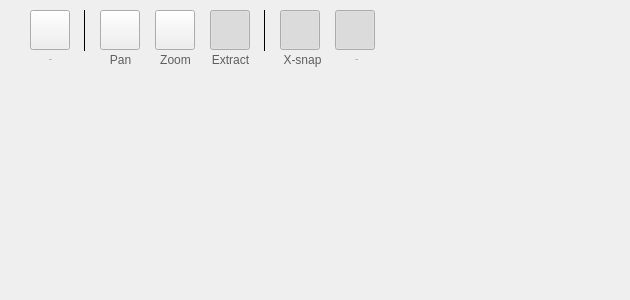
        <widget class="MplFigureCanvas" name="mplFigureCanvas">
         <property name="sizePolicy">
          <sizepolicy hsizetype="Expanding" vsizetype="Expanding">
           <horstretch>0</horstretch>
           <verstretch>0</verstretch>
          </sizepolicy>
         </property>
         <property name="minimumSize">
          <size>
           <width>550</width>
           <height>300</height>
          </size>
         </property>
         <property name="maximumSize">
          <size>
           <width>16777215</width>
           <height>16777215</height>
          </size>
         </property>
         <property name="styleSheet">
          <string notr="true">background-color: rgb(255, 255, 255);

QToolTip {
	color: #1e1e1e;
	background-color: rgba(255, 255, 255, 160);
	border: 1px solid rgb(200, 200, 200);
	border-radius: 2px;
}
</string>
         </property>
         <property name="lineWidth">
          <number>0</number>
         </property>
         <widget class="MplNavButtons" name="mplFigureButtons" native="true">
          <property name="geometry">
           <rect>
            <x>0</x>
            <y>0</y>
            <width>621</width>
            <height>60</height>
           </rect>
          </property>
          <property name="autoFillBackground">
           <bool>false</bool>
          </property>
          <property name="styleSheet">
           <string notr="true">QFrame {
	background-color: rgb(255, 255, 255);
}

QToolTip {
	color: #1e1e1e;
	background-color: rgba(255, 255, 255, 160);
	border: 1px solid rgb(200, 200, 200);
	border-radius: 2px;
}

QPushButton {
	border: 0px solid rgb(52, 59, 72);
	border-radius: 18px;	
	background-color: rgb(93, 93, 93);
}

QPushButton:hover {
	background-color: rgb(196, 150, 250);
	border: 0px solid rgb(61, 70, 86);
}
QPushButton:pressed {	
	background-color: rgb(196, 150, 250);
	border: 0px solid rgb(43, 50, 61);
}
QPushButton:checked {	
	background-color: rgb(196, 150, 250);
	border: 0px solid rgb(43, 50, 61);
}
color: rgb(30, 30, 30);</string>
          </property>
          <widget class="QPushButton" name="resetViewButton">
           <property name="geometry">
            <rect>
             <x>30</x>
             <y>10</y>
             <width>40</width>
             <height>40</height>
            </rect>
           </property>
           <property name="toolTip">
            <string notr="true">Reset plot area</string>
           </property>
           <property name="text">
            <string/>
           </property>
           <property name="icon">
            <iconset resource="resources.qrc">
             <normaloff>:/icons/svg/cil-reload.svg</normaloff>:/icons/svg/cil-reload.svg</iconset>
           </property>
           <property name="iconSize">
            <size>
             <width>18</width>
             <height>18</height>
            </size>
           </property>
          </widget>
          <widget class="QPushButton" name="panViewButton">
           <property name="geometry">
            <rect>
             <x>100</x>
             <y>10</y>
             <width>40</width>
             <height>40</height>
            </rect>
           </property>
           <property name="cursor">
            <cursorShape>ArrowCursor</cursorShape>
           </property>
           <property name="toolTip">
            <string notr="true">Pan mode: Drag to move the canvas</string>
           </property>
           <property name="text">
            <string/>
           </property>
           <property name="icon">
            <iconset resource="resources.qrc">
             <normaloff>:/icons/svg/cil-move.svg</normaloff>:/icons/svg/cil-move.svg</iconset>
           </property>
           <property name="checkable">
            <bool>true</bool>
           </property>
           <property name="autoExclusive">
            <bool>true</bool>
           </property>
          </widget>
          <widget class="QPushButton" name="zoomViewButton">
           <property name="geometry">
            <rect>
             <x>155</x>
             <y>10</y>
             <width>40</width>
             <height>40</height>
            </rect>
           </property>
           <property name="cursor">
            <cursorShape>ArrowCursor</cursorShape>
           </property>
           <property name="toolTip">
            <string notr="true">Zoom mode: Drag to magnify a region</string>
           </property>
           <property name="text">
            <string/>
           </property>
           <property name="icon">
            <iconset resource="resources.qrc">
             <normaloff>:/icons/svg/cil-zoom.svg</normaloff>:/icons/svg/cil-zoom.svg</iconset>
           </property>
           <property name="checkable">
            <bool>true</bool>
           </property>
           <property name="autoExclusive">
            <bool>true</bool>
           </property>
          </widget>
          <widget class="QPushButton" name="horizontalSnapButton">
           <property name="geometry">
            <rect>
             <x>280</x>
             <y>10</y>
             <width>40</width>
             <height>40</height>
            </rect>
           </property>
           <property name="toolTip">
            <string notr="true">Dataset snapping: align the x-coordinates for datasets</string>
           </property>
           <property name="text">
            <string/>
           </property>
           <property name="icon">
            <iconset resource="resources.qrc">
             <normaloff>:/icons/svg/cil-lock-unlocked.svg</normaloff>
             <normalon>:/icons/svg/cil-lock-locked.svg</normalon>:/icons/svg/cil-lock-unlocked.svg</iconset>
           </property>
           <property name="checkable">
            <bool>true</bool>
           </property>
           <property name="checked">
            <bool>true</bool>
           </property>
           <property name="autoExclusive">
            <bool>false</bool>
           </property>
          </widget>
          <widget class="QPushButton" name="selectViewButton">
           <property name="geometry">
            <rect>
             <x>210</x>
             <y>10</y>
             <width>40</width>
             <height>40</height>
            </rect>
           </property>
           <property name="cursor">
            <cursorShape>ArrowCursor</cursorShape>
           </property>
           <property name="toolTip">
            <string notr="true">Extract mode: Click to extract peaks</string>
           </property>
           <property name="text">
            <string/>
           </property>
           <property name="icon">
            <iconset resource="resources.qrc">
             <normaloff>:/icons/svg/cil-location-pin.svg</normaloff>:/icons/svg/cil-location-pin.svg</iconset>
           </property>
           <property name="checkable">
            <bool>true</bool>
           </property>
           <property name="checked">
            <bool>true</bool>
           </property>
           <property name="autoExclusive">
            <bool>true</bool>
           </property>
          </widget>
          <widget class="QPushButton" name="verticalSnapButton">
           <property name="geometry">
            <rect>
             <x>335</x>
             <y>10</y>
             <width>40</width>
             <height>40</height>
            </rect>
           </property>
           <property name="toolTip">
            <string notr="true">Peak snapping: Locate the nearby peak along y axis</string>
           </property>
           <property name="text">
            <string/>
           </property>
           <property name="icon">
            <iconset resource="resources.qrc">
             <normaloff>:/icons/svg/cil-vertical-align-center.svg</normaloff>:/icons/svg/cil-vertical-align-center.svg</iconset>
           </property>
           <property name="checkable">
            <bool>true</bool>
           </property>
           <property name="checked">
            <bool>true</bool>
           </property>
           <property name="autoExclusive">
            <bool>false</bool>
           </property>
          </widget>
         </widget>
         <widget class="Line" name="line_2">
          <property name="geometry">
           <rect>
            <x>263</x>
            <y>10</y>
            <width>3</width>
            <height>41</height>
           </rect>
          </property>
          <property name="frameShadow">
           <enum>QFrame::Plain</enum>
          </property>
          <property name="lineWidth">
           <number>0</number>
          </property>
          <property name="orientation">
           <enum>Qt::Vertical</enum>
          </property>
         </widget>
         <widget class="Line" name="line_3">
          <property name="geometry">
           <rect>
            <x>83</x>
            <y>10</y>
            <width>3</width>
            <height>41</height>
           </rect>
          </property>
          <property name="frameShadow">
           <enum>QFrame::Plain</enum>
          </property>
          <property name="lineWidth">
           <number>0</number>
          </property>
          <property name="orientation">
           <enum>Qt::Vertical</enum>
          </property>
         </widget>
         <widget class="QLabel" name="label_9">
          <property name="geometry">
           <rect>
            <x>30</x>
            <y>50</y>
            <width>41</width>
            <height>20</height>
           </rect>
          </property>
          <property name="font">
           <font>
            <family>Roboto Medium</family>
            <pointsize>-1</pointsize>
            <bold>false</bold>
           </font>
          </property>
          <property name="styleSheet">
           <string notr="true">color: #5d5d5d; background-color: transparent;</string>
          </property>
          <property name="text">
           <string>Reset</string>
          </property>
          <property name="alignment">
           <set>Qt::AlignCenter</set>
          </property>
         </widget>
         <widget class="QLabel" name="label_27">
          <property name="geometry">
           <rect>
            <x>105</x>
            <y>50</y>
            <width>31</width>
            <height>20</height>
           </rect>
          </property>
          <property name="styleSheet">
           <string notr="true">color: #5d5d5d; background-color: transparent;</string>
          </property>
          <property name="text">
           <string>Pan</string>
          </property>
          <property name="alignment">
           <set>Qt::AlignCenter</set>
          </property>
         </widget>
         <widget class="QLabel" name="label_34">
          <property name="geometry">
           <rect>
            <x>155</x>
            <y>50</y>
            <width>41</width>
            <height>20</height>
           </rect>
          </property>
          <property name="styleSheet">
           <string notr="true">color: #5d5d5d; background-color: transparent;</string>
          </property>
          <property name="text">
           <string>Zoom</string>
          </property>
          <property name="alignment">
           <set>Qt::AlignCenter</set>
          </property>
         </widget>
         <widget class="QLabel" name="label_35">
          <property name="geometry">
           <rect>
            <x>210</x>
            <y>50</y>
            <width>41</width>
            <height>20</height>
           </rect>
          </property>
          <property name="styleSheet">
           <string notr="true">color: #5d5d5d; background-color: transparent;</string>
          </property>
          <property name="text">
           <string>Extract</string>
          </property>
          <property name="alignment">
           <set>Qt::AlignCenter</set>
          </property>
         </widget>
         <widget class="QLabel" name="label_36">
          <property name="geometry">
           <rect>
            <x>277</x>
            <y>50</y>
            <width>51</width>
            <height>20</height>
           </rect>
          </property>
          <property name="styleSheet">
           <string notr="true">color: #5d5d5d; background-color: transparent;</string>
          </property>
          <property name="text">
           <string>X-snap</string>
          </property>
          <property name="alignment">
           <set>Qt::AlignCenter</set>
          </property>
         </widget>
         <widget class="QLabel" name="label_37">
          <property name="geometry">
           <rect>
            <x>331</x>
            <y>50</y>
            <width>51</width>
            <height>20</height>
           </rect>
          </property>
          <property name="font">
           <font>
            <family>Roboto Medium</family>
            <pointsize>-1</pointsize>
           </font>
          </property>
          <property name="styleSheet">
           <string notr="true">color: #5d5d5d; background-color: transparent;</string>
          </property>
          <property name="text">
           <string>Y-snap</string>
          </property>
          <property name="alignment">
           <set>Qt::AlignCenter</set>
          </property>
         </widget>
        </widget>
